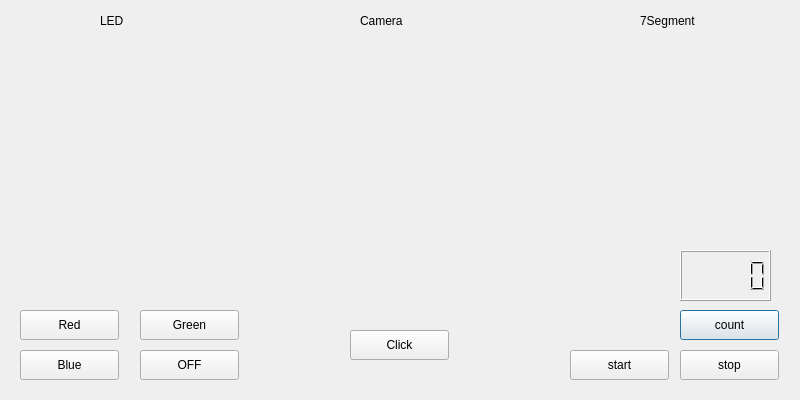
<?xml version="1.0" encoding="UTF-8"?>
<ui version="4.0">
 <class>Dialog</class>
 <widget class="QDialog" name="Dialog">
  <property name="geometry">
   <rect>
    <x>0</x>
    <y>0</y>
    <width>800</width>
    <height>400</height>
   </rect>
  </property>
  <property name="windowTitle">
   <string>Dialog</string>
  </property>
  <widget class="QPushButton" name="countButton">
   <property name="geometry">
    <rect>
     <x>680</x>
     <y>310</y>
     <width>99</width>
     <height>30</height>
    </rect>
   </property>
   <property name="text">
    <string>count</string>
   </property>
  </widget>
  <widget class="QLCDNumber" name="lcdNumber">
   <property name="geometry">
    <rect>
     <x>680</x>
     <y>250</y>
     <width>91</width>
     <height>51</height>
    </rect>
   </property>
  </widget>
  <widget class="QPushButton" name="startButton">
   <property name="geometry">
    <rect>
     <x>570</x>
     <y>350</y>
     <width>99</width>
     <height>30</height>
    </rect>
   </property>
   <property name="text">
    <string>start</string>
   </property>
  </widget>
  <widget class="QPushButton" name="stopButton">
   <property name="geometry">
    <rect>
     <x>680</x>
     <y>350</y>
     <width>99</width>
     <height>30</height>
    </rect>
   </property>
   <property name="text">
    <string>stop</string>
   </property>
  </widget>
  <widget class="QPushButton" name="RedButton">
   <property name="geometry">
    <rect>
     <x>20</x>
     <y>310</y>
     <width>99</width>
     <height>30</height>
    </rect>
   </property>
   <property name="text">
    <string>Red</string>
   </property>
  </widget>
  <widget class="QPushButton" name="GreenButton">
   <property name="geometry">
    <rect>
     <x>140</x>
     <y>310</y>
     <width>99</width>
     <height>30</height>
    </rect>
   </property>
   <property name="text">
    <string>Green</string>
   </property>
  </widget>
  <widget class="QPushButton" name="BlueButton">
   <property name="geometry">
    <rect>
     <x>20</x>
     <y>350</y>
     <width>99</width>
     <height>30</height>
    </rect>
   </property>
   <property name="text">
    <string>Blue</string>
   </property>
  </widget>
  <widget class="QPushButton" name="OffButton">
   <property name="geometry">
    <rect>
     <x>140</x>
     <y>350</y>
     <width>99</width>
     <height>30</height>
    </rect>
   </property>
   <property name="text">
    <string>OFF</string>
   </property>
  </widget>
  <widget class="QLabel" name="label">
   <property name="geometry">
    <rect>
     <x>100</x>
     <y>10</y>
     <width>31</width>
     <height>22</height>
    </rect>
   </property>
   <property name="text">
    <string>LED</string>
   </property>
  </widget>
  <widget class="QLabel" name="label_2">
   <property name="geometry">
    <rect>
     <x>360</x>
     <y>10</y>
     <width>68</width>
     <height>22</height>
    </rect>
   </property>
   <property name="text">
    <string>Camera</string>
   </property>
  </widget>
  <widget class="QLabel" name="label_3">
   <property name="geometry">
    <rect>
     <x>640</x>
     <y>10</y>
     <width>81</width>
     <height>22</height>
    </rect>
   </property>
   <property name="text">
    <string>7Segment</string>
   </property>
  </widget>
  <widget class="QPushButton" name="CameraButton">
   <property name="geometry">
    <rect>
     <x>350</x>
     <y>330</y>
     <width>99</width>
     <height>30</height>
    </rect>
   </property>
   <property name="text">
    <string>Click</string>
   </property>
  </widget>
  <widget class="QLabel" name="label_4">
   <property name="geometry">
    <rect>
     <x>40</x>
     <y>80</y>
     <width>151</width>
     <height>161</height>
    </rect>
   </property>
   <property name="text">
    <string/>
   </property>
   <property name="pixmap">
    <pixmap>image/bulb-solid-24.png</pixmap>
   </property>
   <property name="scaledContents">
    <bool>true</bool>
   </property>
  </widget>
  <widget class="QLabel" name="label_5">
   <property name="geometry">
    <rect>
     <x>340</x>
     <y>110</y>
     <width>121</width>
     <height>101</height>
    </rect>
   </property>
   <property name="text">
    <string/>
   </property>
   <property name="pixmap">
    <pixmap>image/bxs-camera.svg</pixmap>
   </property>
   <property name="scaledContents">
    <bool>true</bool>
   </property>
  </widget>
  <widget class="QLabel" name="label_6">
   <property name="geometry">
    <rect>
     <x>630</x>
     <y>110</y>
     <width>101</width>
     <height>81</height>
    </rect>
   </property>
   <property name="text">
    <string/>
   </property>
   <property name="pixmap">
    <pixmap>image/up-arrow-alt-solid-24.png</pixmap>
   </property>
   <property name="scaledContents">
    <bool>true</bool>
   </property>
  </widget>
 </widget>
 <resources/>
 <connections/>
</ui>
